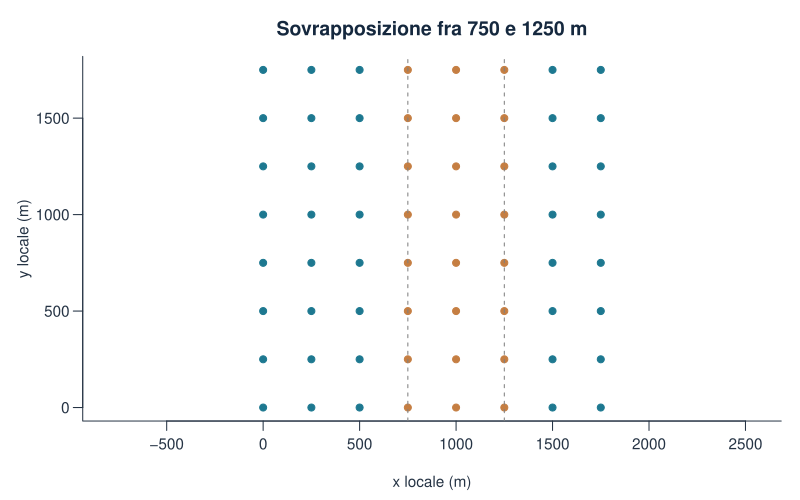

The R source for this figure:
molteplicita <- as.integer(frequenze[d$id])
stile_grafico()
plot(d$x_m,d$y_m,pch=19,col=palette_geo[molteplicita],asp=1,
  xlab="x locale (m)",ylab="y locale (m)",main="Sovrapposizione fra 750 e 1250 m")
abline(v=c(750,1250),lty=2,col="grey50")
write.csv(unione,percorso_risultati("relazioni_sito_zona.csv"),row.names=FALSE)
data.frame(appartenenze=as.integer(names(table(molteplicita))),siti=as.integer(table(molteplicita)))
